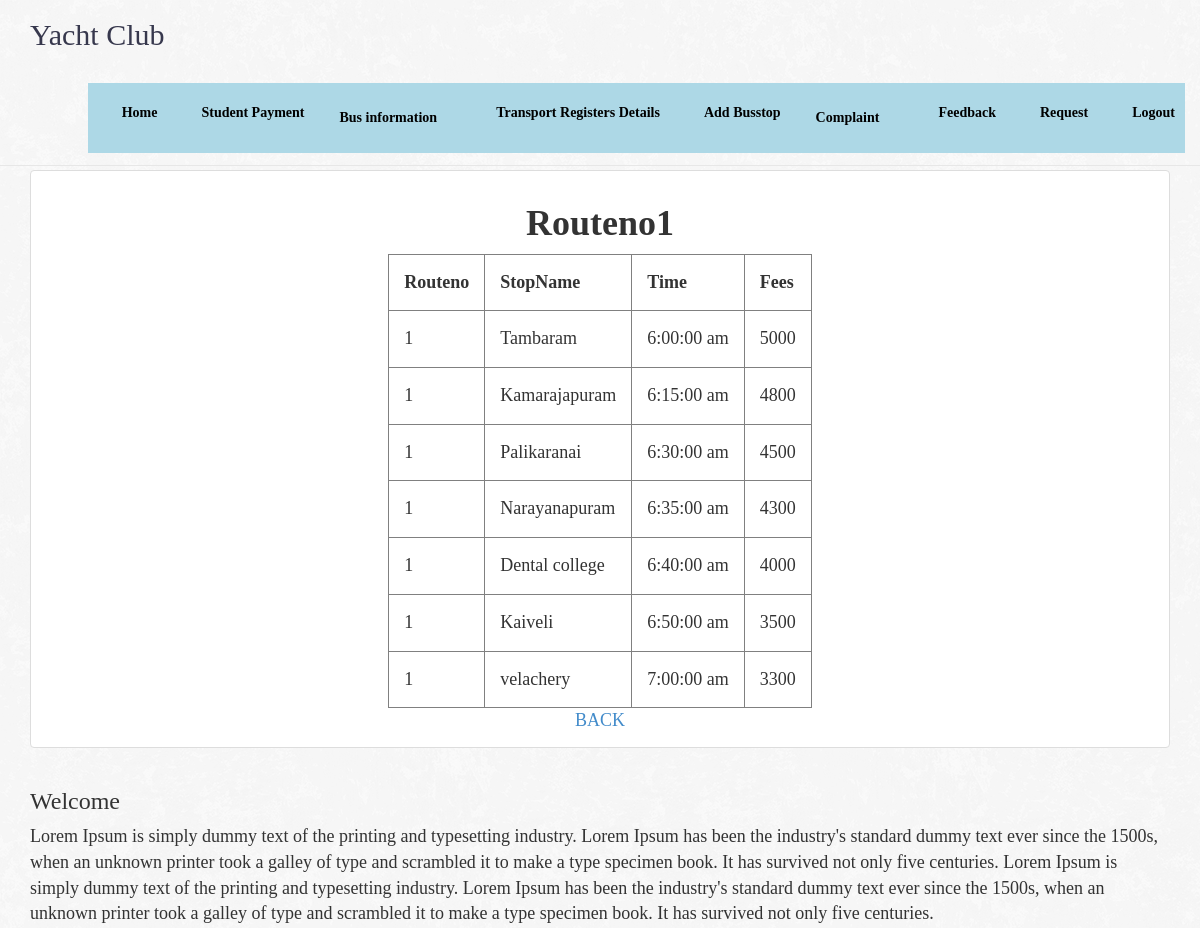
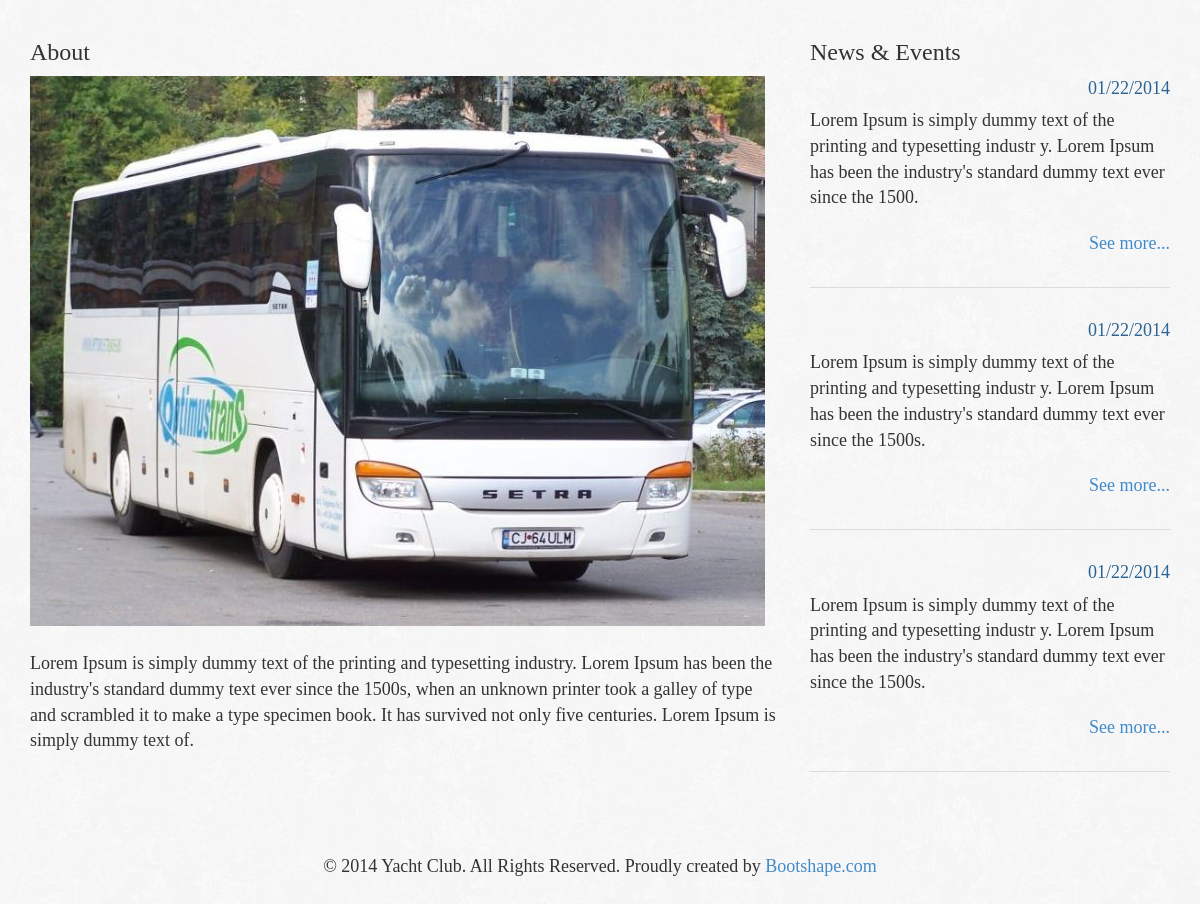
The page /aroute1.php on the database its author committed (2 pictures, top to bottom).
### tables this page shows
CREATE TABLE IF NOT EXISTS `bus` (
  `routeno` int(10) DEFAULT NULL,
  `stopname` varchar(30) DEFAULT NULL,
  `time` varchar(30) DEFAULT NULL,
  `fees` int(10) DEFAULT NULL
);

### aroute1.php (the view, shortened to what this page needs)
<!DOCTYPE html>
<html>
  <head>
    <link href="css/bootstrap.css" rel="stylesheet">
    <link href="css/bootshape.css" rel="stylesheet">
  </head>
  <body>
<li><div class="dropdown">
  <button class="dropbtn"><strong>Complaint </strong></button>
</div></li>
    <div class="navbar navbar-default navbar-fixed-top" role="navigation">
      <div class="container">
        <div class="navbar-header">
          <a class="navbar-brand" href="#">Yacht Club</a>
        </div>
        <nav role="navigation" class="collapse navbar-collapse navbar-right">
         <ul class="navbar-nav nav">
            <li class="active"><a href="adminhome.php"><strong>Home</strong></a></li>
           <li class="active"> <a href="dataentry.php">Student Payment </a>
			<li><div class="dropdown">
  <button class="dropbtn"><strong>Bus information</strong></button>
</div></li>
			<li class="active"><a href="receipt.html">Transport Registers Details</a>
			<li class="active"><a href="schedule.php">Add Busstop</a>
			<li><div class="dropdown">
  <button class="dropbtn"><strong>Complaint </strong></button>
</div></li>
				<li class="active"><a href="feedcom.php">Feedback</a>
            <li><li class="active"><a href="request.php">Request</a></li>
				<li class="active"><a href="Home1.php">Logout</a>
          </ul>
        </nav>
      </div>
    </div>
    <div class="jumbotron">
    </div>
   <div class="container thumbs">
      <center> <div class="col-sm-10 col-md-12">
        <div class="thumbnail">
          <div class="caption">
 <?php
$con=mysql_connect("localhost","root","");
mysql_select_db("college",$con);?>
<html>
<center><h1><strong>Routeno1</strong></h1></center>
<form action="" method="post">
 <center><table border="1">
 <th><strong>Routeno</strong></th>
<th><strong>StopName</strong></th>
<th><strong>Time</strong></th>
<th><strong> Fees</strong></th>
<?php
$sel=mysql_query("select * from bus where routeno=1",$con);
while($row=mysql_fetch_row($sel,MYSQL_BOTH))
{
?>
<tr><td><?php echo $row[0];?></td>
<td><?php echo $row[1];?></td>
<td><?php echo $row[2];?></td>
<td><?php echo $row[3];?></td><tr>
<?php
}
?>
</table></center>
</form><center>
<a href="bscheduleinformation.php">BACK</a></center>
</html>
          </div>
        </div>
      </div>
    </div></center>
    <div class="container">
      <div class="">
        <h3 class="">Welcome</h3>
        <p>Lorem Ipsum is simply dummy text of the printing and typesetting industry. Lorem Ipsum has been the industry's standard dummy text ever since the 1500s, when an unknown printer took a galley of type and scrambled it to make a type specimen book. It has survived not only five centuries. Lorem Ipsum is simply dummy text of the printing and typesetting industry. Lorem Ipsum has been the industry's standard dummy text ever since the 1500s, when an unknown printer took a galley of type and scrambled it to make a type specimen book. It has survived not only five centuries.</p>
      </div>
      <div class="row">
        <div class="col-sm-8">
          <h3 class="">About</h3>
          <img src="img/b8.jpg" alt="" class="img-responsive">
          <br>
          <p>Lorem Ipsum is simply dummy text of the printing and typesetting industry. Lorem Ipsum has been the industry's standard dummy text ever since the 1500s, when an unknown printer took a galley of type and scrambled it to make a type specimen book. It has survived not only five centuries. Lorem Ipsum is simply dummy text of.</p>
        </div>
        <div class="col-sm-4">
          <h3 class="">News & Events</h3>
          <div class="event">
            <div class="text-right date">01/22/2014</div>
            <p>Lorem Ipsum is simply dummy text of the printing and typesetting industr y. Lorem Ipsum has been the industry's standard dummy text ever since the 1500.</p>
            <div class="text-right">
              <a href="#">See more...</a>
            </div>
          </div>
          <div class="event">
            <div class="text-right date">01/22/2014</div>
            <p>Lorem Ipsum is simply dummy text of the printing and typesetting industr y. Lorem Ipsum has been the industry's standard dummy text ever since the 1500s.</p>
            <div class="text-right">
              <a href="#">See more...</a>
            </div>
          </div>
          <div class="event">
            <div class="text-right date">01/22/2014</div>
            <p>Lorem Ipsum is simply dummy text of the printing and typesetting industr y. Lorem Ipsum has been the industry's standard dummy text ever since the 1500s.</p>
            <div class="text-right">
              <a href="#">See more...</a>
            </div>
          </div>
        </div>
      </div>
    </div>
    <div class="footer text-center">
        <p>&copy; 2014 Yacht Club. All Rights Reserved. Proudly created by <a href="http://bootshape.com">Bootshape.com</a></p>
    </div>
  </body>
</html>

### css/bootshape.css (style rules this page uses)
body { background-image:url('../img/bg.png'); background-repeat:repeat; }
p { margin: 0 0 20px; }
.navbar { background-image:url('../img/bg.png'); background-repeat:repeat; }
.jumbotron { background-color: transparent; padding: 70px 0 0 0; }
.footer { margin-top: 40px; padding: 40px 0; }
.event { border-bottom: 1px solid #dcdcdc; padding-bottom: 30px; }
.event + .event { padding-top: 30px; }
.event .date { margin-bottom: 7px; color: #2a6496; }

### aroute1.php (style rules this page uses)
.dropbtn { background-color:#ADD8E6; color: black; padding: 25px; font-size: 14px; border: none; cursor: pointer; }
.dropdown { position: relative; display: inline-block; }
body a { text-decoration:none; }
table, th, td { border-collapse: collapse; }
th, td { padding: 15px; }

### rows shown on the page
bus: routeno "1", stopname "Tambaram", time "6:00:00 am", fees "5000"
bus: routeno "1", stopname "Kamarajapuram", time "6:15:00 am", fees "4800"
bus: routeno "1", stopname "Palikaranai", time "6:30:00 am", fees "4500"
bus: routeno "1", stopname "Narayanapuram", time "6:35:00 am", fees "4300"
bus: routeno "1", stopname "Dental college", time "6:40:00 am", fees "4000"
bus: routeno "1", stopname "Kaiveli", time "6:50:00 am", fees "3500"
bus: routeno "1", stopname "velachery", time "7:00:00 am", fees "3300"
